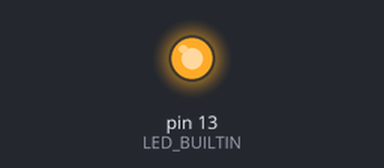
Recording of a sketch running on a simulated Arduino Uno, built with avr-gcc and run on an emulated ATmega328P. Shown: output pins drawn as LEDs (lit = HIGH).

Above: at 5.0 s.
At 15.0 s:
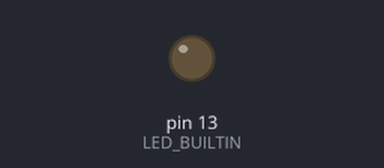
Timing chart, 0 to 26.0 s (numbered marks = the images above):
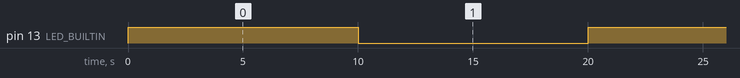

Measured:
- by itself, pin 13 (LED_BUILTIN): alternates HIGH for 10.0 s and LOW for 10.0 s

The sketch:

sketch_mar05a.ino
```cpp
void setup()
{
  pinMode(LED_BUILTIN,OUTPUT);
}

void loop()
{
  digitalWrite(LED_BUILTIN, HIGH);
  delay(10000);
  digitalWrite(LED_BUILTIN, LOW);
  delay(10000);
}
```
